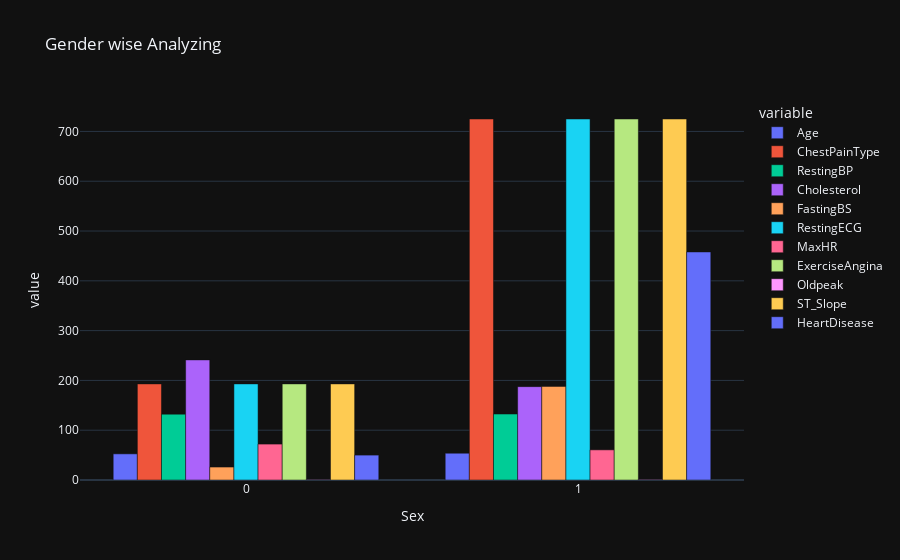

Source (notebook cell):
### Code cell
import plotly.express as px
px.bar(data_frame=dff, barmode='group', title = "Gender wise Analyzing",template="plotly_dark")

### Figure 1 — Plotly figure (JSON) as saved in the notebook; plotly's stock layout.template omitted (floating-point values rounded to 4 significant figures)
{"data": [{"alignmentgroup": "True", "hovertemplate": "variable=Age<br>Sex=%{x}<br>value=%{y}<extra></extra>", "legendgroup": "Age", "marker": {"color": "#636efa", "pattern": {"shape": ""}}, "name": "Age", "offsetgroup": "Age", "orientation": "v", "showlegend": true, "textposition": "auto", "type": "bar", "x": [0, 1], "xaxis": "x", "y": [52.49, 53.78], "yaxis": "y"}, {"alignmentgroup": "True", "hovertemplate": "variable=ChestPainType<br>Sex=%{x}<br>value=%{y}<extra></extra>", "legendgroup": "ChestPainType", "marker": {"color": "#EF553B", "pattern": {"shape": ""}}, "name": "ChestPainType", "offsetgroup": "ChestPainType", "orientation": "v", "showlegend": true, "textposition": "auto", "type": "bar", "x": [0, 1], "xaxis": "x", "y": [193, 725], "yaxis": "y"}, {"alignmentgroup": "True", "hovertemplate": "variable=RestingBP<br>Sex=%{x}<br>value=%{y}<extra></extra>", "legendgroup": "RestingBP", "marker": {"color": "#00cc96", "pattern": {"shape": ""}}, "name": "RestingBP", "offsetgroup": "RestingBP", "orientation": "v", "showlegend": true, "textposition": "auto", "type": "bar", "x": [0, 1], "xaxis": "x", "y": [132.2, 132.4], "yaxis": "y"}, {"alignmentgroup": "True", "hovertemplate": "variable=Cholesterol<br>Sex=%{x}<br>value=%{y}<extra></extra>", "legendgroup": "Cholesterol", "marker": {"color": "#ab63fa", "pattern": {"shape": ""}}, "name": "Cholesterol", "offsetgroup": "Cholesterol", "orientation": "v", "showlegend": true, "textposition": "auto", "type": "bar", "x": [0, 1], "xaxis": "x", "y": [241.2, 187.5], "yaxis": "y"}, {"alignmentgroup": "True", "hovertemplate": "variable=FastingBS<br>Sex=%{x}<br>value=%{y}<extra></extra>", "legendgroup": "FastingBS", "marker": {"color": "#FFA15A", "pattern": {"shape": ""}}, "name": "FastingBS", "offsetgroup": "FastingBS", "orientation": "v", "showlegend": true, "textposition": "auto", "type": "bar", "x": [0, 1], "xaxis": "x", "y": [26, 188], "yaxis": "y"}, {"alignmentgroup": "True", "hovertemplate": "variable=RestingECG<br>Sex=%{x}<br>value=%{y}<extra></extra>", "legendgroup": "RestingECG", "marker": {"color": "#19d3f3", "pattern": {"shape": ""}}, "name": "RestingECG", "offsetgroup": "RestingECG", "orientation": "v", "showlegend": true, "textposition": "auto", "type": "bar", "x": [0, 1], "xaxis": "x", "y": [193, 725], "yaxis": "y"}, {"alignmentgroup": "True", "hovertemplate": "variable=MaxHR<br>Sex=%{x}<br>value=%{y}<extra></extra>", "legendgroup": "MaxHR", "marker": {"color": "#FF6692", "pattern": {"shape": ""}}, "name": "MaxHR", "offsetgroup": "MaxHR", "orientation": "v", "showlegend": true, "textposition": "auto", "type": "bar", "x": [0, 1], "xaxis": "x", "y": [72.15, 60.54], "yaxis": "y"}, {"alignmentgroup": "True", "hovertemplate": "variable=ExerciseAngina<br>Sex=%{x}<br>value=%{y}<extra></extra>", "legendgroup": "ExerciseAngina", "marker": {"color": "#B6E880", "pattern": {"shape": ""}}, "name": "ExerciseAngina", "offsetgroup": "ExerciseAngina", "orientation": "v", "showlegend": true, "textposition": "auto", "type": "bar", "x": [0, 1], "xaxis": "x", "y": [193, 725], "yaxis": "y"}, {"alignmentgroup": "True", "hovertemplate": "variable=Oldpeak<br>Sex=%{x}<br>value=%{y}<extra></extra>", "legendgroup": "Oldpeak", "marker": {"color": "#FF97FF", "pattern": {"shape": ""}}, "name": "Oldpeak", "offsetgroup": "Oldpeak", "orientation": "v", "showlegend": true, "textposition": "auto", "type": "bar", "x": [0, 1], "xaxis": "x", "y": [0.6689, 0.9455], "yaxis": "y"}, {"alignmentgroup": "True", "hovertemplate": "variable=ST_Slope<br>Sex=%{x}<br>value=%{y}<extra></extra>", "legendgroup": "ST_Slope", "marker": {"color": "#FECB52", "pattern": {"shape": ""}}, "name": "ST_Slope", "offsetgroup": "ST_Slope", "orientation": "v", "showlegend": true, "textposition": "auto", "type": "bar", "x": [0, 1], "xaxis": "x", "y": [193, 725], "yaxis": "y"}, {"alignmentgroup": "True", "hovertemplate": "variable=HeartDisease<br>Sex=%{x}<br>value=%{y}<extra></extra>", "legendgroup": "HeartDisease", "marker": {"color": "#636efa", "pattern": {"shape": ""}}, "name": "HeartDisease", "offsetgroup": "HeartDisease", "orientation": "v", "showlegend": true, "textposition": "auto", "type": "bar", "x": [0, 1], "xaxis": "x", "y": [50, 458], "yaxis": "y"}], "layout": {"barmode": "group", "legend": {"title": {"text": "variable"}, "tracegroupgap": 0}, "title": {"text": "Gender wise Analyzing"}, "xaxis": {"anchor": "y", "domain": [0, 1], "title": {"text": "Sex"}}, "yaxis": {"anchor": "x", "domain": [0, 1], "title": {"text": "value"}}}}
